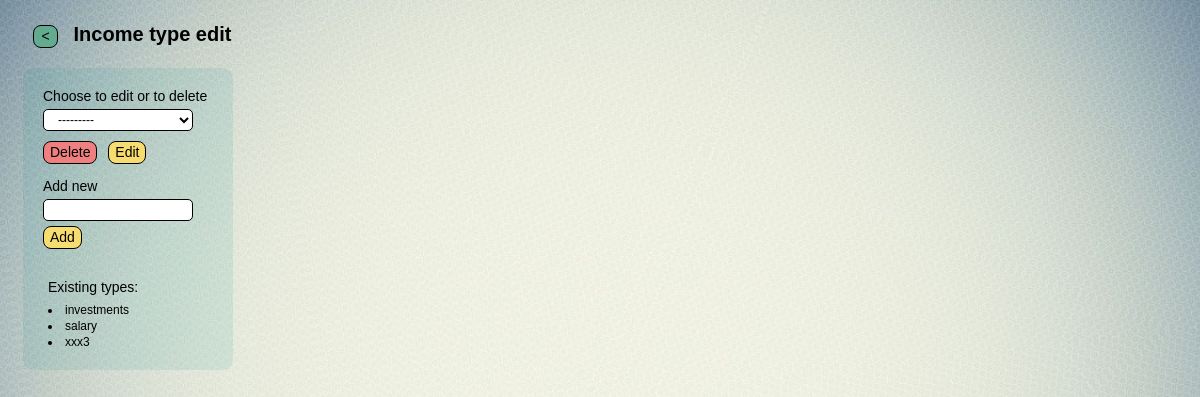
/finance/home_wlt/4/add_income_type/, run on an earlier commit of the app's database.
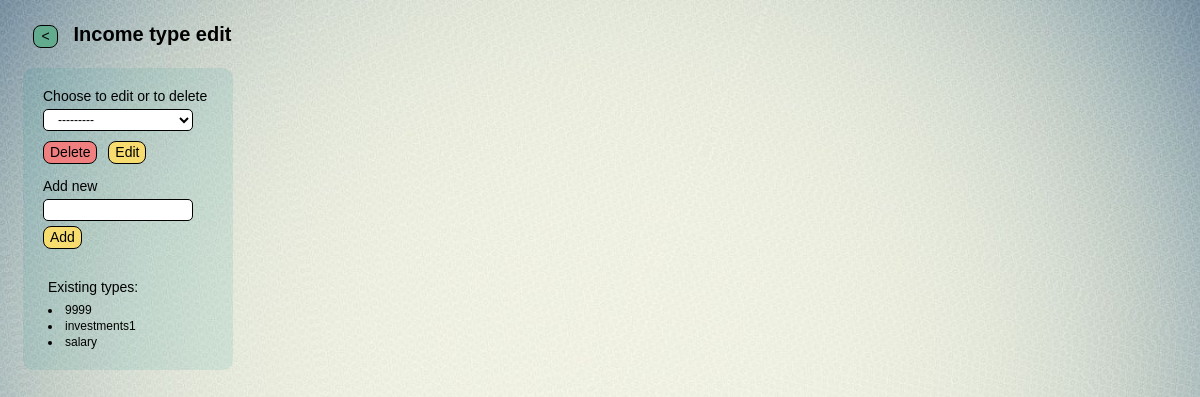
And on a later commit of the database.
### finance/models.py (models this page shows)
class Income_type(models.Model):
    name = models.CharField(max_length=30, db_index=True, unique=True, verbose_name ='income type')
    def __str__(self):
        return self.name
    class Meta:
        verbose_name = 'income type'
        verbose_name_plural = 'income types'
        ordering = ['name']

### finance/views.py (the view, shortened to what this page needs)
# urls.py: path('home_wlt/<int:w_pk>/add_income_type/', add_income_type, name='add_income_type'),
def add_income_type(request, w_pk):#_________________________________________add_income_type
    current_wlt = get_object_or_404(Wallet, pk=w_pk)
    message = None
    form = Form_add_income_type(request.POST or None, prefix="form")
    return render(request, 'finance/tmplt_add_income_type.html', {
        'form': form,
        'w_pk': w_pk,
        'current_wlt': current_wlt,
        'message': message
    })

### finance/forms.py
class Form_add_income_type(forms.Form):#______________________________________________Form_add_income_type
    choices = forms.ModelChoiceField(
        queryset=Income_type.objects.all(),
        required=False,
        label="Choose to edit or to delete",
        widget=forms.Select(attrs={'style': 'width: 150px;'}))
    new_value = forms.CharField(
        max_length=255,
        required=False,
        label="Add new",
        widget=forms.TextInput(attrs={'style': 'width: 150px;'}))

### finance/templates/finance/tmplt_add_income_type.html (shortened to what this page needs)
{% extends 'layout/basic.html' %}
{% load static %}
{% block header %}
    <h1>
        {% if request.GET.choice %}
            <button class="btn nav_btn btn_green"
                    onclick="location.href='{% url 'home_wlt' w_pk %}calendar/?{% for key, value in request.GET.items %}{{ key }}={{ value }}&{% endfor %}'">
                < </button>
        {% else %}
            <button class="btn nav_btn btn_green" onclick="location.href='{% url 'home_wlt' w_pk %}'"> < </button>
        {% endif %}
        Income type edit
    </h1>
{% endblock %}
{% block left_side %}
    <div class="container_dark">
        <form method="POST">
            <label>{{ form.choices.label }}</label><br>
            <div style="margin:5px 10px 10px 0px;">
                {{ form.choices }}
            </div>
             <div>
                <button class="btn nav_btn btn_red" type="submit" name="delete">Delete</button>
                <button class="btn nav_btn " type="submit" name="edit">Edit</button>
             </div>
            <label>{{ form.new_value.label }}</label><br>
             <div style="margin:5px 10px 10px 0px;">
                {{ form.new_value }}
             </div>
            <div>
                <button class="btn nav_btn" type="submit" name="add">Add</button>
            </div>
        </form>
        {% if form.choices.field.queryset.exists %}
            <p class="msg">Existing types:</p>
            {% for income in form.choices.field.queryset %}
                <li class="types_lst">{{ income }}</li>
            {% endfor %}
        {% endif %}
    </div>
{% endblock %}

What changed in the data, as far as the page shows it:
changed Income_type (number 1 of 3 on the later page): name "xxx3" → "9999"; moves up the list
changed Income_type: name "investments" → "investments1"
